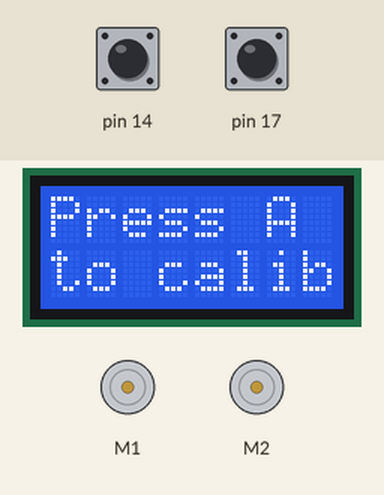
A sketch run on a simulated Arduino Leonardo, built with avr-gcc and run on an emulated ATmega32U4. Shown: 8×2 character LCD, 2 × DC motor (green arrow = forward, orange = backward, longer = faster). The inputs (shaded band) are chosen by the test bench; at power-on: pin 14 HIGH, pin 17 HIGH.

Above: at 0.8 s.
0.9 s: pin 14 pulled LOW for 0.15 s
At 1.8 s:
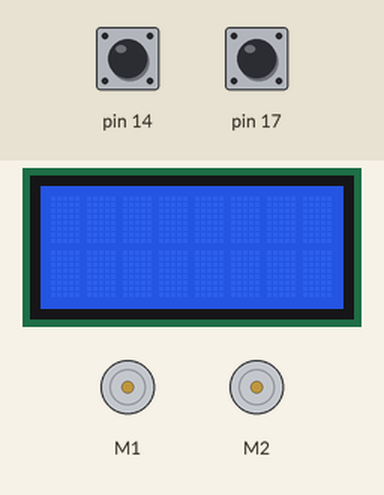
At 3.2 s:
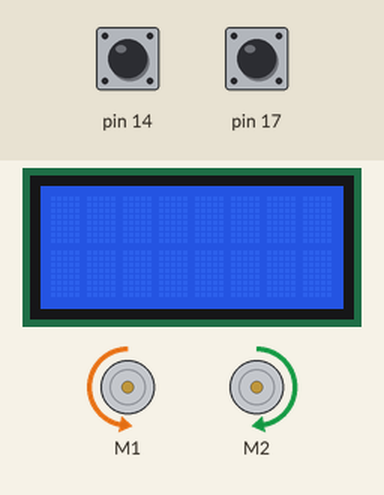
4.0 s: pin 14 pulled LOW for 3.2 s
At 8.1 s:
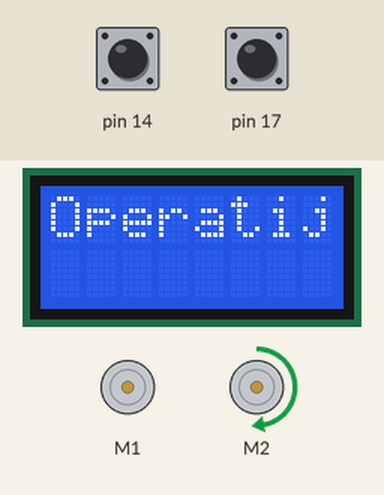
Timing chart, 0 to 9.6 s (numbered marks = the images above; inputs shaded):
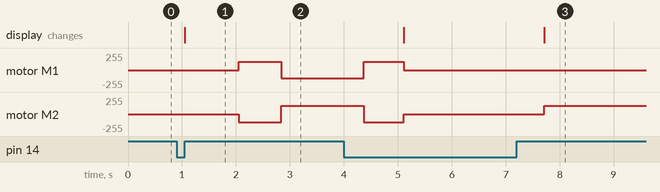

Measured:
- after the input at 0.9 s, motor M1: stopped → forward 127/255 after 1.2 s, → backward 127/255 0.79 s later; motor M2: stopped → backward 127/255 after 1.2 s, → forward 127/255 0.79 s later; the display: changes after 0.15 s (image 1)
- after the input at 4.0 s, the display: first differs from a run without the input after 3.7 s (image 3)

The sketch:

line_follow_fixed.ino
```cpp
/*  ORGANIZATION: Pitt-RAS
 *  AUTHORS:      Mark Hofmeister, Morgan Visnesky
 *  DATE:         3/20/2021
 *  DESCRIPTION:
 *    Implementation of PID controller for arduino line-follower.
 *
 *    Of the 3 values Ki is the least often implemented in the PID configuration,
 *    and can be a cause of instability in your PID controller.
 */

#include <Wire.h>
#include <Zumo32U4.h>


const uint16_t maxSpeed = 200;

Zumo32U4LineSensors lineSensors;
Zumo32U4Motors motors;
Zumo32U4LCD lcd;
Zumo32U4ButtonA buttonA;
Zumo32U4ButtonC buttonC;

float Kp = 0.4; // Proportional Term
float Kd = 9; // Derivative Term
float Ki = 0; // Integral Term

double lastError = 0; // Error from last sensor reading.
double totalError = 0; // Accumulated error.
double derivError; // Derivative of error taken over the last time step

double previousTime = 0;
double elapsedTime;

#define numSensors 5
unsigned int lineSensorValues[numSensors];
int leftSpeed = 0, rightSpeed = 0;

//Necessary to calibrate for the environment
void calibrateSensors()
{
  lcd.clear();
  delay(1000);
  for(int i = 0; i < 120; i++)
  {
    if (i > 30 && i <= 90)
    {
      motors.setSpeeds(-200, 200);
    }
    else
    {
      motors.setSpeeds(200, -200);
    }
    lineSensors.calibrate();
  }
  motors.setSpeeds(0, 0);
}

void setup()
{
  //motors.flipLeftMotor(true);
  //motors.flipRightMotor(true);

  //Initialized sensors
  lineSensors.initFiveSensors();

  //Calibration loop
  lcd.clear();
  lcd.print(F("Press A"));
  lcd.gotoXY(0, 1);
  lcd.print(F("to calibrate"));
  buttonA.waitForButton();

  //Spins robt around to expose it to an environment of variable refelectance
  calibrateSensors();

  //Press A to Go
  lcd.clear();
  lcd.print(F("Press A"));
  lcd.gotoXY(0,1);
  lcd.print(F("to begin"));
  buttonA.waitForButton();

  delay(500);
  lcd.clear();
  lcd.print(F("Operating"));
}

void loop()
{
  double currentTime = millis();
  elapsedTime = (currentTime - previousTime);

  //Reads the line sensor values. If there is no error, and a black
  //line is detected, position will be 2000.
  int position = lineSensors.readLine(lineSensorValues);

  // 2000 means that the black line is directly below sensor #2 of the 5 sensor array.
  // sensors = [0 1 2 3 4], values = [0 1000 2000 3000 4000]
  // So when position reads 0 the black line is under sensor 0,
  // when position reads 4000 it is under sensor 4.

  int error = 2000 - position;
  totalError += error * elapsedTime;
  derivError = (error-lastError) / elapsedTime;

  //Uses PID control to adjust the speed
  int speedDifference = (Kp * error) + (Ki * totalError) + (Kd * derivError);
  lastError = error;

  //If the speed difference is positive, the right motor is going faster than the left.
  //This means that the right motor speed will be decreased by the speed difference.
   leftSpeed = (int)maxSpeed - speedDifference;
   rightSpeed = (int)maxSpeed + speedDifference;

  //The contrain function will instill a domain for the speed - it has to be
  // >= 0 and <= maxSpeed. This function will fix that.
  leftSpeed = constrain(leftSpeed, 0, (int)maxSpeed);
  rightSpeed = constrain(rightSpeed, 0, (int)maxSpeed);

  motors.setSpeeds(leftSpeed, rightSpeed);
  //Serial.print(position);

  previousTime = currentTime;
  if (buttonC.isPressed()) {
      motors.setSpeeds(0,0);
      exit(0);
  }
}
```
